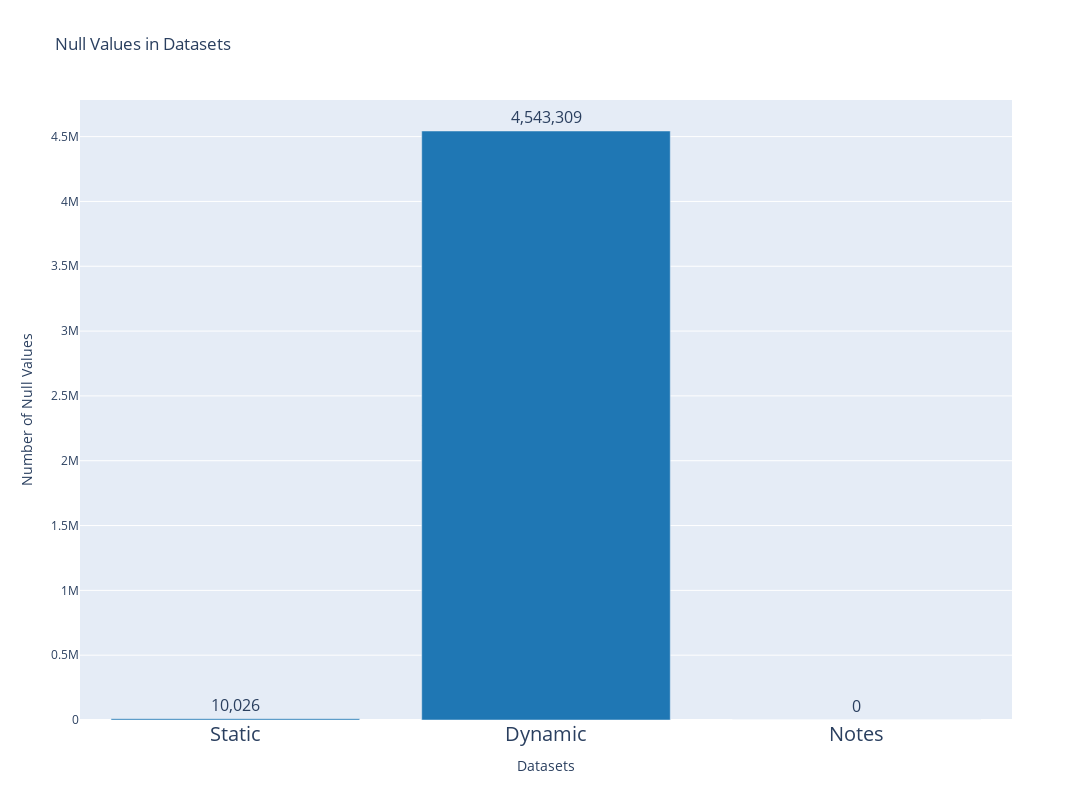

The code cell stored with this chart in its notebook:
### Code cell
null_values_static = static.isna().sum().sum()
null_values_dynamic = dynamic.isna().sum().sum()
null_values_notes = notes.isna().sum().sum()

datasets = ['Static', 'Dynamic', 'Notes']
null_counts = [null_values_static, null_values_dynamic, null_values_notes]

fig = go.Figure(
    data=[
        go.Bar(
        x=datasets, y=null_counts, 
        text=null_counts, textposition='outside', 
        textfont_size=16, texttemplate='%{text:,}', marker_color='#1F77B4')
        ]
    )

fig.update_layout(title='Null Values in Datasets',
                  xaxis_title='Datasets',
                  yaxis_title='Number of Null Values',
                  yaxis=dict(
                      showticklabels=True, 
                      showgrid=True
                      ),
                  xaxis=dict(
                      tickfont=dict(size=20),
                      showgrid=False
                      ),
                  width=1300,
                  height=800)

fig.show()

### Figure 1 — Plotly figure (JSON) as saved in the notebook; plotly's stock layout.template omitted (floating-point values rounded to 4 significant figures)
{"data": [{"marker": {"color": "#1F77B4"}, "text": ["10026", "4543309", "0"], "textfont": {"size": 16}, "textposition": "outside", "texttemplate": "%{text:,}", "type": "bar", "x": ["Static", "Dynamic", "Notes"], "y": [10026, 4543309, 0]}], "layout": {"height": 800, "title": {"text": "Null Values in Datasets"}, "width": 1300, "xaxis": {"showgrid": false, "tickfont": {"size": 20}, "title": {"text": "Datasets"}}, "yaxis": {"showgrid": true, "showticklabels": true, "title": {"text": "Number of Null Values"}}}}
